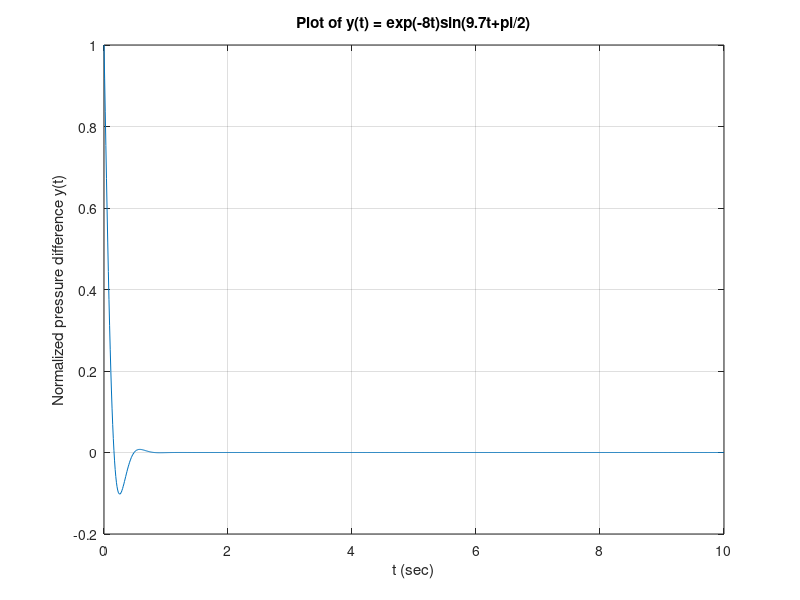
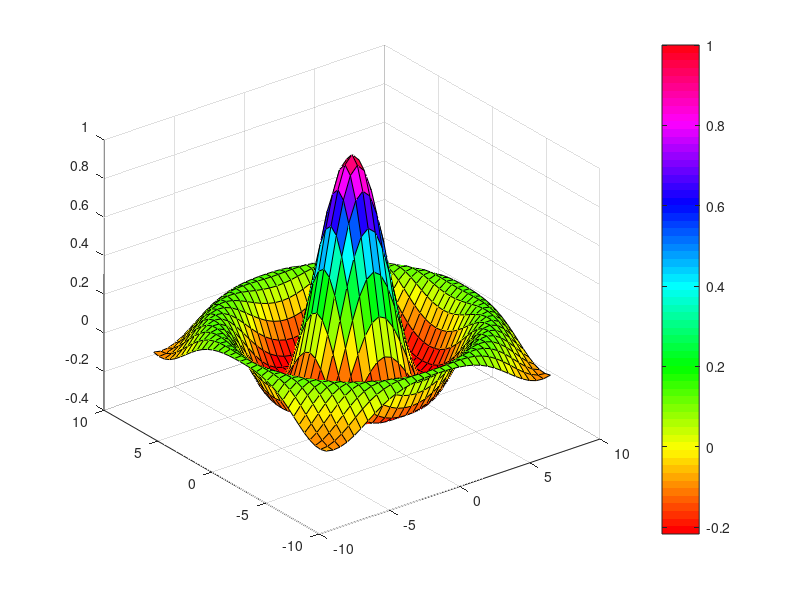

The MATLAB source for these figures, in order:
%% ENGR-10, 11/28/2023; Intro to ENG 10.; Author:Darien Marble;
clc; format compact;

% create a plotting graph
% Define the range of t
t = linspace(0,10,1000);

% Calculate the corresponding values of y
y = exp(-8*t).*sin(9.7*t + pi/2);

% Plot y against t
plot(t,y);
xlabel('t (sec)');
ylabel('Normalized pressure difference y(t)');
title('Plot of y(t) = exp(-8t)sin(9.7t+pi/2)');
grid on;







% problem 2 - advanced plotting
[X,Y] = meshgrid(-8:.5:8);
R = sqrt(X.^2 + Y.^2) + eps;
Z = sin(R)./R;
figure(3)
mesh(X,Y,Z,'EdgeColor','black')
surf(X,Y,Z)
colormap hsv 
colorbar

% problem 3 - if/else statement and for-loop
D = [125 190 0 0 0] % (actual) dostance traveld in [cm] centermeter
W = 125 % weight of vehicles in [grams]
opexp = zeros(1,5) % operating expense, creates [0 0 0 0 0]; units are in[$]
length(D) % length () calcuates the length

for i=1:length(D)
    if 50 > D(i) & D(i) > 0
        D(i) = 0
        opexp(i) = 0.003*W*D(i)+45
    elseif 100 > D(i) & D(i) >= 50
        D(i) = 50
        opexp(i) = 0.003*W*D(i)+45
    elseif 150 > D(i) & D(i) >= 100
        D(i) = 100
        opexp(i) = 0.003*W*D(i)+45
    elseif 200 > D(i) & D(i) >= 150
        D(i) = 150
        opexp(i) = 0.003*W*D(i)+45
    elseif D(i) >= 250
        opexp(i) = 0.003*W*D(i)+45
    else
    end
end

% Problem 4 - While loop
x = 5;
while x < 25
    disp(x)
    x = 2*x - 1;
end

% Problem 5 - While loop again
total = 0;
k = 0;
while total < 1e+4
    k = k + 1;
    total = 5*k^2 - 2*k + total;
end
fprintf('The Number of terms is: %g \n' , k)
  fprintf ('The sum is: %g \n' , total)